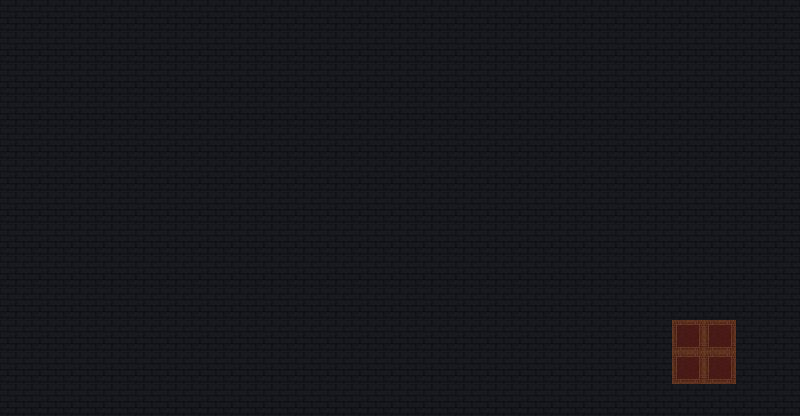

A level layout from a 2D game, rendered from its tile map. Below: a short description, then the map file with tile-grid data replaced by summaries:
An orthogonal 25x13 tile map with 32x32 px tiles, 1 tile layer (background), 19 tilesets and 38 objects (25x NotAnimatedObject, 13x AnimatedObject).

<map version="1.10" tiledversion="1.11.2" orientation="orthogonal" renderorder="right-down" width="25" height="13" tilewidth="32" tileheight="32" infinite="0" nextlayerid="4" nextobjectid="71">
 <editorsettings>
  <export target="room3.json" format="json" />
 </editorsettings>
 <tileset firstgid="1" source="../tilesets/floor.tsx" />
 <tileset firstgid="2" source="../tilesets/wall.tsx" />
 <tileset firstgid="5" source="../tilesets/switchRoomDoor.tsx" />
 <tileset firstgid="7" source="../tilesets/structure.tsx" />
 <tileset firstgid="9" source="../tilesets/crystals.tsx" />
 <tileset firstgid="17" source="../tilesets/rocks.tsx" />
 <tileset firstgid="21" source="../tilesets/entranceDoor.tsx" />
 <tileset firstgid="22" source="../tilesets/specialExit.tsx" />
 <tileset firstgid="23" source="../tilesets/specialWall.tsx" />
 <tileset firstgid="24" source="../tilesets/hpPotion.tsx" />
 <tileset firstgid="28" source="../tilesets/manaPotion.tsx" />
 <tileset firstgid="29" source="../tilesets/rug.tsx" />
 <tileset firstgid="30" source="../tilesets/attackEnhancement.tsx" />
 <tileset firstgid="34" source="../tilesets/defenseEnhancement.tsx" />
 <tileset firstgid="37" source="../tilesets/bottom_wall.tsx" />
 <tileset firstgid="38" source="../tilesets/top_wall.tsx" />
 <tileset firstgid="39" source="../tilesets/side_wall.tsx" />
 <tileset firstgid="40" source="../tilesets/switchStructure.tsx" />
 <tileset firstgid="43" source="../tilesets/switchEntrance.tsx" />
 <layer id="1" name="background" width="25" height="13">
  <data>[325 cells, 325 non-empty, 2 distinct tile ids]</data>
 </layer>
 <objectgroup id="2" name="objects">
  <object id="9" name="crystal15" type="NotAnimatedObject" gid="14" x="43" y="357" width="20" height="20" />
  <object id="10" name="crystal14" type="NotAnimatedObject" gid="14" x="220" y="280" width="20" height="20" />
  <object id="11" name="crystal13" type="NotAnimatedObject" gid="14" x="130" y="152" width="20" height="20" />
  <object id="12" name="crystal12" type="NotAnimatedObject" gid="16" x="448" y="155" width="28" height="28" />
  <object id="13" name="crystal11" type="NotAnimatedObject" gid="16" x="540" y="285" width="28" height="28" />
  <object id="14" name="crystal10" type="NotAnimatedObject" gid="15" x="358" y="250" width="26" height="26" />
  <object id="15" name="crystal9" type="NotAnimatedObject" gid="15" x="706" y="122.883" width="26" height="26" />
  <object id="16" name="crystal8" type="NotAnimatedObject" gid="15" x="311" y="366" width="26" height="26" />
  <object id="17" name="crystal7" type="NotAnimatedObject" gid="15" x="183" y="347" width="26" height="26" />
  <object id="18" name="crystal6" type="NotAnimatedObject" gid="15" x="467" y="359" width="26" height="26" />
  <object id="19" name="rock10" type="NotAnimatedObject" gid="20" x="593" y="132" width="32" height="28" />
  <object id="21" name="rock9" type="NotAnimatedObject" gid="17" x="43" y="200" width="58" height="29" />
  <object id="22" name="rock8" type="NotAnimatedObject" gid="18" x="293" y="172" width="23" height="14" />
  <object id="23" name="rock7" type="NotAnimatedObject" gid="18" x="302" y="315" width="23" height="14" />
  <object id="25" name="rock6" type="NotAnimatedObject" gid="20" x="461" y="236" width="32" height="28" />
  <object id="27" name="crystal5" type="NotAnimatedObject" gid="11" x="570" y="201" width="33" height="47" />
  <object id="28" name="crystal4" type="NotAnimatedObject" gid="13" x="350" y="144" width="48" height="42" />
  <object id="29" name="crystal3" type="NotAnimatedObject" gid="12" x="420" y="312" width="52" height="44" />
  <object id="30" name="rock5" type="NotAnimatedObject" gid="19" x="360" y="289" width="26" height="20" />
  <object id="31" name="rock4" type="NotAnimatedObject" gid="19" x="123" y="366" width="26" height="20" />
  <object id="32" name="rock3" type="NotAnimatedObject" gid="20" x="164" y="220" width="32" height="28" />
  <object id="33" name="rock2" type="NotAnimatedObject" gid="20" x="296" y="221" width="32" height="28" />
  <object id="34" name="entranceDoor" type="AnimatedObject" gid="21" x="161" y="130" width="64" height="64">
   <properties>
    <property name="animating" type="bool" value="false" />
    <property name="collidable" type="bool" value="true" />
    <property name="interactable" type="bool" value="true" />
    <property name="isOpen" type="bool" value="false" />
    <property name="type" value="door" />
   </properties>
  </object>
  <object id="47" name="structure" type="AnimatedObject" gid="8" x="64" y="129" width="256" height="128">
   <properties>
    <property name="collidable" type="bool" value="true" />
    <property name="door" type="object" value="34" />
   </properties>
  </object>
  <object id="48" name="crystal2" type="NotAnimatedObject" gid="11" x="74" y="291" width="33" height="47" />
  <object id="49" name="crystal1" type="NotAnimatedObject" gid="11" x="667.726" y="211.778" width="33" height="47" />
  <object id="50" name="rock1" type="NotAnimatedObject" gid="20" x="154" y="300" width="32" height="28" />
  <object id="52" name="hpPotion" type="AnimatedObject" gid="27" x="676" y="352" width="21" height="32">
   <properties>
    <property name="collidable" type="bool" value="false" />
    <property name="takeable" type="bool" value="true" />
   </properties>
  </object>
  <object id="53" name="manaPotion" type="AnimatedObject" gid="28" x="712" y="384" width="21" height="32">
   <properties>
    <property name="collidable" type="bool" value="false" />
    <property name="takeable" type="bool" value="true" />
   </properties>
  </object>
  <object id="55" name="defenseEnhancement" type="AnimatedObject" gid="36" x="672" y="384" width="32" height="32">
   <properties>
    <property name="collidable" type="bool" value="false" />
    <property name="takeable" type="bool" value="true" />
   </properties>
  </object>
  <object id="61" name="attackEnhancement" type="AnimatedObject" gid="33" x="704" y="352" width="32" height="32">
   <properties>
    <property name="collidable" type="bool" value="false" />
    <property name="takeable" type="bool" value="true" />
   </properties>
  </object>
  <object id="62" name="bottomWall" type="AnimatedObject" gid="37" x="0" y="416" width="800" height="32">
   <properties>
    <property name="collidable" type="bool" value="true" />
   </properties>
  </object>
  <object id="63" name="topWall" type="AnimatedObject" gid="38" x="0" y="64" width="800" height="64">
   <properties>
    <property name="collidable" type="bool" value="true" />
   </properties>
  </object>
  <object id="64" name="leftSideWall" type="AnimatedObject" gid="39" x="0" y="384" width="32" height="320">
   <properties>
    <property name="collidable" type="bool" value="true" />
   </properties>
  </object>
  <object id="65" name="rightSideWall" type="AnimatedObject" gid="39" x="768" y="384" width="32" height="320">
   <properties>
    <property name="collidable" type="bool" value="true" />
   </properties>
  </object>
  <object id="68" name="wallDoor" type="AnimatedObject" gid="42" x="608" y="288" width="160" height="64">
   <properties>
    <property name="collidable" type="bool" value="true" />
   </properties>
  </object>
  <object id="69" name="switchEntrance" type="AnimatedObject" gid="43" x="608" y="384" width="32" height="96">
   <properties>
    <property name="collidable" type="bool" value="true" />
    <property name="interactable" type="bool" value="true" />
   </properties>
  </object>
 </objectgroup>
 <objectgroup id="3" name="objects2">
  <!-- 1 objects omitted --></objectgroup>
</map>
<!-- 1 of 38 objects omitted -->
